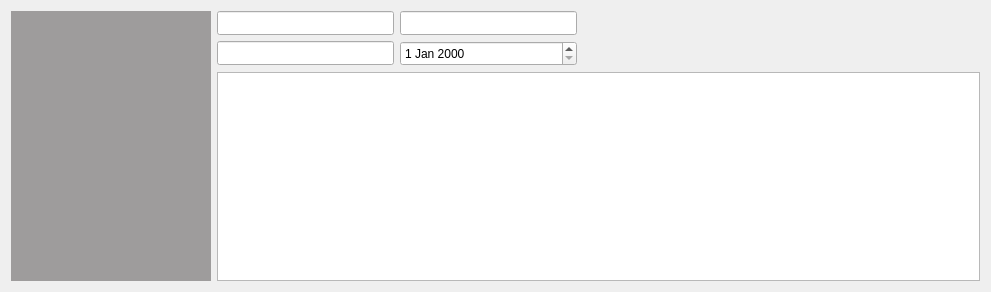
<?xml version="1.0" encoding="UTF-8"?>
<ui version="4.0">
 <class>PersonWidget</class>
 <widget class="QWidget" name="PersonWidget">
  <property name="geometry">
   <rect>
    <x>0</x>
    <y>0</y>
    <width>991</width>
    <height>288</height>
   </rect>
  </property>
  <property name="sizePolicy">
   <sizepolicy hsizetype="Preferred" vsizetype="Fixed">
    <horstretch>0</horstretch>
    <verstretch>0</verstretch>
   </sizepolicy>
  </property>
  <property name="windowTitle">
   <string>Form</string>
  </property>
  <layout class="QHBoxLayout" name="horizontalLayout_4">
   <item>
    <widget class="QLabel" name="label">
     <property name="sizePolicy">
      <sizepolicy hsizetype="Fixed" vsizetype="Fixed">
       <horstretch>0</horstretch>
       <verstretch>0</verstretch>
      </sizepolicy>
     </property>
     <property name="minimumSize">
      <size>
       <width>200</width>
       <height>270</height>
      </size>
     </property>
     <property name="maximumSize">
      <size>
       <width>200</width>
       <height>270</height>
      </size>
     </property>
     <property name="styleSheet">
      <string notr="true">background-color: rgb(158, 156, 156);</string>
     </property>
     <property name="frameShape">
      <enum>QFrame::Shape::NoFrame</enum>
     </property>
     <property name="text">
      <string/>
     </property>
    </widget>
   </item>
   <item>
    <layout class="QVBoxLayout" name="verticalLayout">
     <item>
      <layout class="QHBoxLayout" name="horizontalLayout_2" stretch="0,1,0">
       <property name="sizeConstraint">
        <enum>QLayout::SizeConstraint::SetDefaultConstraint</enum>
       </property>
       <item>
        <layout class="QGridLayout" name="gridLayout">
         <property name="sizeConstraint">
          <enum>QLayout::SizeConstraint::SetDefaultConstraint</enum>
         </property>
         <item row="0" column="1">
          <widget class="QLineEdit" name="lineEdit_2">
           <property name="minimumSize">
            <size>
             <width>177</width>
             <height>24</height>
            </size>
           </property>
           <property name="maximumSize">
            <size>
             <width>177</width>
             <height>24</height>
            </size>
           </property>
          </widget>
         </item>
         <item row="0" column="0">
          <widget class="QLineEdit" name="lineEdit">
           <property name="minimumSize">
            <size>
             <width>177</width>
             <height>24</height>
            </size>
           </property>
           <property name="maximumSize">
            <size>
             <width>177</width>
             <height>24</height>
            </size>
           </property>
          </widget>
         </item>
         <item row="1" column="0">
          <widget class="QLineEdit" name="lineEdit_3">
           <property name="minimumSize">
            <size>
             <width>177</width>
             <height>24</height>
            </size>
           </property>
           <property name="maximumSize">
            <size>
             <width>177</width>
             <height>24</height>
            </size>
           </property>
          </widget>
         </item>
         <item row="1" column="1">
          <widget class="QDateEdit" name="dateEdit">
           <property name="minimumSize">
            <size>
             <width>177</width>
             <height>25</height>
            </size>
           </property>
           <property name="maximumSize">
            <size>
             <width>177</width>
             <height>25</height>
            </size>
           </property>
          </widget>
         </item>
        </layout>
       </item>
       <item>
        <spacer name="horizontalSpacer">
         <property name="orientation">
          <enum>Qt::Orientation::Horizontal</enum>
         </property>
         <property name="sizeType">
          <enum>QSizePolicy::Policy::MinimumExpanding</enum>
         </property>
         <property name="sizeHint" stdset="0">
          <size>
           <width>40</width>
           <height>20</height>
          </size>
         </property>
        </spacer>
       </item>
       <item>
        <layout class="QVBoxLayout" name="verticalLayout_2">
         <item>
          <layout class="QHBoxLayout" name="horizontalLayout_3"/>
         </item>
         <item>
          <spacer name="verticalSpacer">
           <property name="orientation">
            <enum>Qt::Orientation::Vertical</enum>
           </property>
           <property name="sizeType">
            <enum>QSizePolicy::Policy::Minimum</enum>
           </property>
           <property name="sizeHint" stdset="0">
            <size>
             <width>20</width>
             <height>40</height>
            </size>
           </property>
          </spacer>
         </item>
        </layout>
       </item>
      </layout>
     </item>
     <item>
      <widget class="QPlainTextEdit" name="plainTextEdit"/>
     </item>
    </layout>
   </item>
  </layout>
 </widget>
 <resources/>
 <connections/>
</ui>
